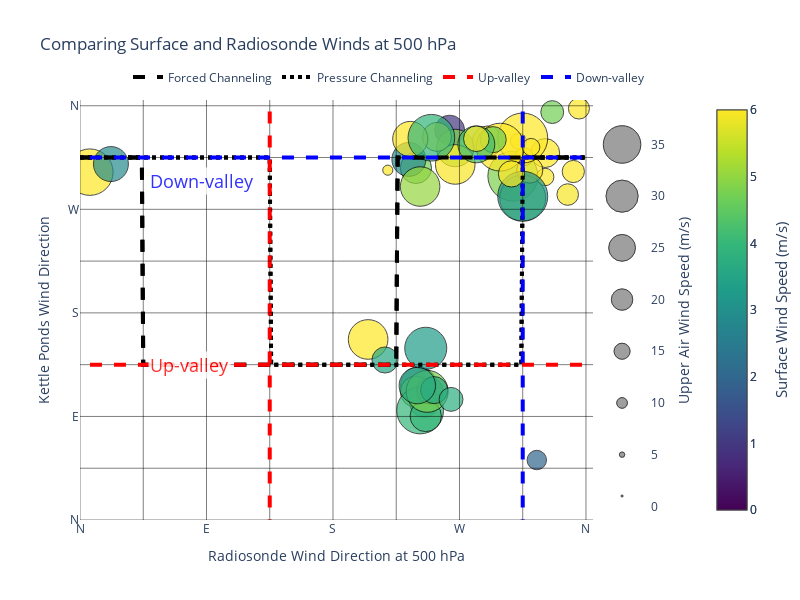

Notebook code cell kept with this figure:
### Code cell
fig1 = plot_surface_and_upper_air(pres_500_22.loc[large_sub_events_22[large_sub_events_22.index.hour.isin([0, 12])].index], f'{level} hPa', surf_dir='wind_dir', surf_spd='wind_spd')
fig2 = plot_surface_and_upper_air(pres_500_23.loc[large_sub_events_23[large_sub_events_23.index.hour.isin([0, 12])].index], f'{level} hPa', surf_dir='dir_10m_c', surf_spd='spd_10m_c',channelling_legend=False)

# combine the figures
fig1.add_traces(fig2.data)

### Figure 1 — Plotly figure (JSON) as saved in the notebook; plotly's stock layout.template omitted (floating-point values rounded to 4 significant figures; data arrays with more than 128 entries replaced by an {"elided": "..."} marker saying what was removed)
{"data": [{"hovertemplate": "Upper Wind Speed: %{marker.size:.2f} m/s<br>Surface Wind Speed: %{marker.color:.2f} m/s<extra></extra>", "marker": {"cmax": 6, "cmin": 0, "color": [7.595, 1.918, 2.001, 4.707, 4.687, 2.827, 5.031, 4.811, 8.759, 4.642, 0.9654, 4.704, 7.53, 1.96, 8.248, 7.587, 1.908, 2.672, 4.24, 6.026, 7.124, 6.656, 8.817, 8.127], "colorbar": {"x": 1.1}, "colorscale": [[0, "#440154"], [0.1111, "#482878"], [0.2222, "#3e4989"], [0.3333, "#31688e"], [0.4444, "#26828e"], [0.5556, "#1f9e89"], [0.6667, "#35b779"], [0.7778, "#6ece58"], [0.8889, "#b5de2b"], [1, "#fde725"]], "line": {"color": "black", "width": 1}, "opacity": 0.7, "size": [37.1, 34, 27.5, 29.3, 29.3, 31.8, 37, 46.8, 28.6, 43, 28, 21.4, 16.3, 18.2, 32.2, 27.1, 25.3, 25.8, 13.8, 19.7, 43.5, 16.8, 15.1, 9.5], "sizemin": 5, "sizemode": "diameter", "sizeref": 0.936}, "mode": "markers", "name": "500 mb", "showlegend": false, "type": "scatter", "x": [205, 241, 245, 239, 239, 234, 242, 308, 290, 315, 263, 336, 331, 325, 331, 331, 230, 248, 225, 355, 7, 316, 312, 219], "y": [156.9, 117.3, 101.9, 111.5, 306, 313.4, 289.8, 298.9, 329.2, 279.9, 338.8, 354.5, 298.1, 52.12, null, 318.9, null, null, null, 357.6, 302.3, 315.7, 329.1, 304]}, {"hovertemplate": "Upper Wind Speed: %{marker.size:.2f} m/s<br>Surface Wind Speed: %{marker.color:.2f} m/s<extra></extra>", "line": {"color": "black", "dash": "dash", "width": 4}, "mode": "lines", "name": "Forced Channeling", "showlegend": true, "type": "scatter", "x": {"elided": "360 int values"}, "y": {"elided": "360 int values"}}, {"hovertemplate": "Upper Wind Speed: %{marker.size:.2f} m/s<br>Surface Wind Speed: %{marker.color:.2f} m/s<extra></extra>", "line": {"color": "black", "dash": "dot", "width": 4}, "mode": "lines", "name": "Pressure Channeling", "showlegend": true, "type": "scatter", "x": {"elided": "360 int values"}, "y": {"elided": "360 int values"}}, {"hovertemplate": "Upper Wind Speed: %{marker.size:.2f} m/s<br>Surface Wind Speed: %{marker.color:.2f} m/s<extra></extra>", "marker": {"cmax": 6, "cmin": 0, "color": "grey", "line": {"color": "black", "width": 1}, "opacity": 0.5, "size": [1, 5, 10, 15, 20, 25, 30, 35], "sizemin": 1, "sizemode": "diameter", "sizeref": 0.936}, "mode": "markers", "showlegend": false, "type": "scatter", "x": [0, 0, 0, 0, 0, 0, 0, 0], "xaxis": "x2", "y": [1, 5, 10, 15, 20, 25, 30, 35], "yaxis": "y2"}, {"hovertemplate": "Upper Wind Speed: %{marker.size:.2f} m/s<br>Surface Wind Speed: %{marker.color:.2f} m/s<extra></extra>", "marker": {"cmax": 6, "cmin": 0, "color": [3.99, 4.843, 3.538, 5.94, 8.212, 9.489, 3.177, 6.504, 14.15, 7.201, 6.141, 2.878, 5.957, 4.643, 6.644, 4.025, 7.284, 3.936, 3.287, 4.779, 3.949, 3.58, 3.733, 3.765, 4.17, 6.011], "colorbar": {"x": 1.1}, "colorscale": [[0, "#440154"], [0.1111, "#482878"], [0.2222, "#3e4989"], [0.3333, "#31688e"], [0.4444, "#26828e"], [0.5556, "#1f9e89"], [0.6667, "#35b779"], [0.7778, "#6ece58"], [0.8889, "#b5de2b"], [1, "#fde725"]], "line": {"color": "black", "width": 1}, "opacity": 0.7, "size": [43.6, 34.9, 24.3, 20.1, 24.4, 20.7, 46.6, 46.6, 44.6, 16.2, 24.5, 32.6, 36.9, 24.3, 27.1, 29.2, 32.8, 24.5, 39.2, 39.1, 43.5, 25.3, 34, 22.3, 34.4, 23.9], "sizemin": 5, "sizemode": "diameter", "sizeref": 0.932}, "mode": "markers", "name": "500 mb", "showlegend": false, "type": "scatter", "x": [242, 267, 217, 347, 320, 351, 315, 315, 299, 321, 307, 22, 267, 294, 254, 246, 235, 249, 246, 247, 250, 252, 240, 264, 282, 282], "y": [95.17, 323.3, 139.1, 282.8, 304.1, 302.9, 281.3, 332.0, 324.0, 324.0, 300.8, 309.3, 309.0, 330.5, 332.9, 90.36, 331.1, 112.3, 149.2, 111.8, 332.2, 112.9, 116.8, 104.8, 326.4, 331.3]}, {"hovertemplate": "Upper Wind Speed: %{marker.size:.2f} m/s<br>Surface Wind Speed: %{marker.color:.2f} m/s<extra></extra>", "line": {"color": "black", "dash": "dash", "width": 4}, "mode": "lines", "name": "Forced Channeling", "showlegend": false, "type": "scatter", "x": {"elided": "360 int values"}, "y": {"elided": "360 int values"}}, {"hovertemplate": "Upper Wind Speed: %{marker.size:.2f} m/s<br>Surface Wind Speed: %{marker.color:.2f} m/s<extra></extra>", "line": {"color": "black", "dash": "dot", "width": 4}, "mode": "lines", "name": "Pressure Channeling", "showlegend": false, "type": "scatter", "x": {"elided": "360 int values"}, "y": {"elided": "360 int values"}}, {"hovertemplate": "Upper Wind Speed: %{marker.size:.2f} m/s<br>Surface Wind Speed: %{marker.color:.2f} m/s<extra></extra>", "marker": {"cmax": 6, "cmin": 0, "color": "grey", "line": {"color": "black", "width": 1}, "opacity": 0.5, "size": [1, 5, 10, 15, 20, 25, 30, 35], "sizemin": 1, "sizemode": "diameter", "sizeref": 0.932}, "mode": "markers", "showlegend": false, "type": "scatter", "x": [0, 0, 0, 0, 0, 0, 0, 0], "xaxis": "x2", "y": [1, 5, 10, 15, 20, 25, 30, 35], "yaxis": "y2"}], "layout": {"annotations": [{"font": {"size": 15}, "showarrow": false, "text": "Countour Density (%)", "textangle": -90, "x": 1.4, "xref": "paper", "y": 0.5, "yref": "paper"}, {"font": {"size": 15}, "showarrow": false, "text": "Surface Wind Speed (m/s)", "textangle": -90, "x": 1.25, "xref": "paper", "y": 0.5, "yref": "paper"}, {"bgcolor": "white", "font": {"color": "blue", "size": 18}, "opacity": 0.8, "showarrow": false, "text": "Down-valley", "textangle": 0, "x": 0.12, "xref": "paper", "y": 0.84, "yref": "paper"}, {"bgcolor": "white", "font": {"color": "red", "size": 18}, "opacity": 0.8, "showarrow": false, "text": "Up-valley", "textangle": 0, "x": 0.12, "xref": "paper", "y": 0.37, "yref": "paper"}], "height": 600, "legend": {"orientation": "h", "x": 1, "xanchor": "right", "y": 1.02, "yanchor": "bottom"}, "margin": {"r": 150}, "plot_bgcolor": "rgba(0,0,0,0)", "shapes": [{"line": {"color": "black", "width": 1}, "opacity": 0.5, "type": "line", "x0": 0, "x1": 0, "y0": -10, "y1": 420}, {"line": {"color": "black", "width": 1}, "opacity": 0.5, "type": "line", "x0": 45, "x1": 45, "y0": -10, "y1": 420}, {"line": {"color": "black", "width": 1}, "opacity": 0.5, "type": "line", "x0": 90, "x1": 90, "y0": -10, "y1": 420}, {"line": {"color": "black", "width": 1}, "opacity": 0.5, "type": "line", "x0": 135, "x1": 135, "y0": -10, "y1": 420}, {"line": {"color": "red", "dash": "dash", "width": 4}, "name": "Up-valley", "showlegend": true, "type": "line", "x0": 135, "x1": 135, "y0": -10, "y1": 420}, {"line": {"color": "black", "width": 1}, "opacity": 0.5, "type": "line", "x0": 180, "x1": 180, "y0": -10, "y1": 420}, {"line": {"color": "black", "width": 1}, "opacity": 0.5, "type": "line", "x0": 225, "x1": 225, "y0": -10, "y1": 420}, {"line": {"color": "black", "width": 1}, "opacity": 0.5, "type": "line", "x0": 270, "x1": 270, "y0": -10, "y1": 420}, {"line": {"color": "black", "width": 1}, "opacity": 0.5, "type": "line", "x0": 315, "x1": 315, "y0": -10, "y1": 420}, {"line": {"color": "blue", "dash": "dash", "width": 4}, "name": "Down-valley", "showlegend": true, "type": "line", "x0": 315, "x1": 315, "y0": -10, "y1": 420}, {"line": {"color": "black", "width": 1}, "opacity": 0.5, "type": "line", "x0": 360, "x1": 360, "y0": -10, "y1": 420}, {"line": {"color": "black", "width": 1}, "opacity": 0.5, "type": "line", "x0": 405, "x1": 405, "y0": -10, "y1": 420}, {"line": {"color": "black", "width": 1}, "opacity": 0.5, "type": "line", "x0": -10, "x1": 420, "y0": 0, "y1": 0}, {"line": {"color": "black", "width": 1}, "opacity": 0.5, "type": "line", "x0": -10, "x1": 420, "y0": 45, "y1": 45}, {"line": {"color": "black", "width": 1}, "opacity": 0.5, "type": "line", "x0": -10, "x1": 420, "y0": 90, "y1": 90}, {"line": {"color": "black", "width": 1}, "opacity": 0.5, "type": "line", "x0": -10, "x1": 420, "y0": 135, "y1": 135}, {"line": {"color": "red", "dash": "dash", "width": 4}, "type": "line", "x0": -10, "x1": 420, "y0": 135, "y1": 135}, {"line": {"color": "black", "width": 1}, "opacity": 0.5, "type": "line", "x0": -10, "x1": 420, "y0": 180, "y1": 180}, {"line": {"color": "black", "width": 1}, "opacity": 0.5, "type": "line", "x0": -10, "x1": 420, "y0": 225, "y1": 225}, {"line": {"color": "black", "width": 1}, "opacity": 0.5, "type": "line", "x0": -10, "x1": 420, "y0": 270, "y1": 270}, {"line": {"color": "black", "width": 1}, "opacity": 0.5, "type": "line", "x0": -10, "x1": 420, "y0": 315, "y1": 315}, {"line": {"color": "blue", "dash": "dash", "width": 4}, "type": "line", "x0": -10, "x1": 420, "y0": 315, "y1": 315}, {"line": {"color": "black", "width": 1}, "opacity": 0.5, "type": "line", "x0": -10, "x1": 420, "y0": 360, "y1": 360}, {"line": {"color": "black", "width": 1}, "opacity": 0.5, "type": "line", "x0": -10, "x1": 420, "y0": 405, "y1": 405}], "title": {"text": "Comparing Surface and Radiosonde Winds at 500 hPa"}, "width": 800, "xaxis": {"domain": [0, 0.9], "range": [0, 365], "showgrid": true, "ticktext": ["N", "E", "S", "W", "N"], "tickvals": [0, 90, 180, 270, 360], "title": {"text": "Radiosonde Wind Direction at 500 hPa"}}, "xaxis2": {"domain": [0.902, 1], "visible": false}, "yaxis": {"range": [0, 365], "ticktext": ["N", "E", "S", "W", "N"], "tickvals": [0, 90, 180, 270, 360], "title": {"text": "Kettle Ponds Wind Direction"}}, "yaxis2": {"anchor": "free", "overlaying": "y", "position": 1, "side": "right", "title": {"text": "Upper Air Wind Speed (m/s)"}}}}
